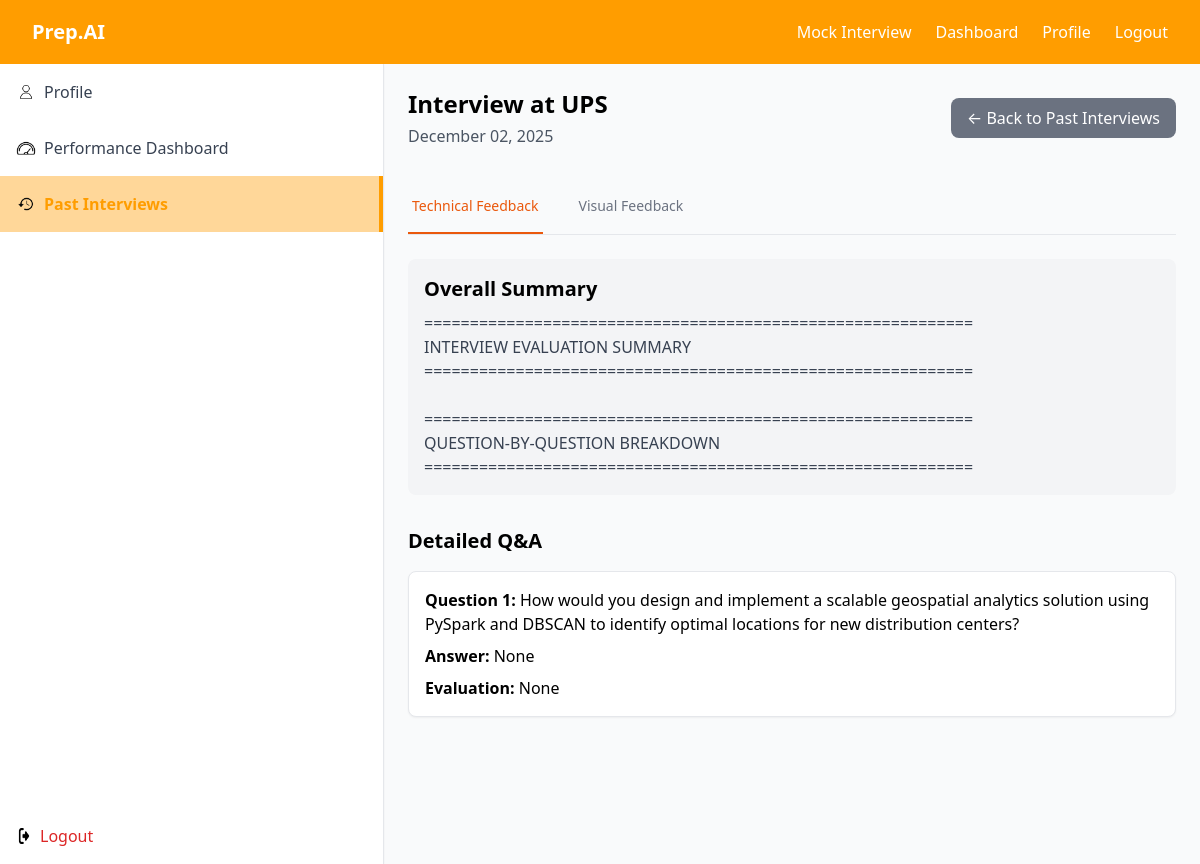
The app's page /interview/feedback/35/ (signed in) with its own data.
### backend/models.py (models this page shows, shortened)
class CompletedInterview(models.Model):
	interview = models.OneToOneField('Interview', on_delete=models.CASCADE)
	user = models.ForeignKey(User, on_delete=models.CASCADE)
	transcript = models.TextField()
	summary = models.TextField(null=True, blank=True)
	evaluation_results = models.JSONField(null=True, blank=True)  # Full structured evaluation JSON
	overall_score = models.FloatField(null=True, blank=True)
	technical_reasoning_avg = models.FloatField(null=True, blank=True)
	accuracy_avg = models.FloatField(null=True, blank=True)
	confidence_avg = models.FloatField(null=True, blank=True)
	problem_solving_avg = models.FloatField(null=True, blank=True)
	flow_avg = models.FloatField(null=True, blank=True)
	video_file = models.FileField(upload_to='interview_videos/', null=True, blank=True, help_text='Compressed video recording of the interview')
	video_duration_seconds = models.PositiveIntegerField(null=True, blank=True, help_text='Duration of the video recording in seconds')
	visual_feedback = models.TextField(null=True, blank=True, help_text='Visual behavior analysis feedback from video')
	completed_at = models.DateTimeField(auto_now_add=True)

class Interview(models.Model):
	user = models.ForeignKey(User, on_delete=models.CASCADE, related_name="interviews")
	company = models.CharField(max_length=255)
	job_description = models.CharField(max_length=2000,blank=True)
	resume = models.ForeignKey(Resume, on_delete=models.SET_NULL, null=True, blank=True)
	created_at = models.DateTimeField(auto_now_add=True)

### backend/views.py (the view)
# urls.py: path('interview/feedback/<int:completed_id>/', interview_feedback, name='interview_feedback'),
@login_required
def interview_feedback(request, completed_id):
    completed = get_object_or_404(CompletedInterview, id=completed_id, user=request.user)
    try:
        transcript = json.loads(completed.transcript)
    except Exception:
        transcript = []
    return render(request, "interview_feedback.html", {
        "completed": completed,
        "transcript": transcript
    })

### backend/templates/interview_feedback.html (shortened to what this page needs)
{% extends "base.html" %}
{% load static %}
{% block content %}
<div class="flex">
  <aside class="h-screen sticky top-16 border-r shadow-sm hidden md:flex flex-col justify-between bg-white sidenav w-64">
    <div>
      <a href="{% url 'profile' %}">
        <div class="flex items-center gap-2 px-4 py-4 hover:bg-gray-100 bg-white">
          <img src="{% static 'backend/images/profile.png' %}" alt="Profile" class="w-5 h-auto" />
          <span class="text-gray-700">Profile</span>
        </div>
      </a>
      <div class="flex items-center gap-2 px-4 py-4 hover:bg-gray-100 cursor-pointer">
        <img src="{% static 'backend/images/dashboard.png' %}" alt="Dashboard" class="w-5 h-auto" />
        <span class="text-gray-700">Performance Dashboard</span>
      </div>
      <a href="{% url 'past_interviews' %}">
        <div class="flex items-center gap-2 px-4 py-4 bg-white border-r-4 sidenav-active-item">
          <img src="{% static 'backend/images/past.png' %}" alt="Past" class="w-5 h-auto" />
          <span class="sidenav-active-text font-semibold">Past Interviews</span>
        </div>
      </a>
    </div>
    <div class="p-4">
      <a href="{% url 'account_logout' %}"
         onclick="return confirm('Are you sure you want to log out?');"
         class="flex items-center gap-2 text-red-600 hover:text-red-800 transition">
        <img src="{% static 'backend/images/logout.png' %}" alt="Logout" class="w-4 h-4" />
        Logout
      </a>
    </div>
  </aside>
  <div class="flex-1 p-6">
    <div class="flex items-center justify-between mb-8">
      <div>
        <h2 class="text-2xl font-bold">Interview at {{ completed.interview.company }}</h2>
        <p class="text-gray-600 mt-1">
          {{ completed.completed_at|date:"F d, Y" }}
        </p>
      </div>
      <a href="{% url 'past_interviews' %}" class="bg-gray-500 text-white px-4 py-2 rounded-lg hover:bg-gray-600 transition-colors">
        ← Back to Past Interviews
      </a>
    </div>
    <div class="border-b border-gray-200 mb-6">
      <nav class="flex space-x-8" aria-label="Tabs">
        <button id="technicalTab"
                class="tab-button active border-b-2 border-orange-500 py-4 px-1 text-sm font-medium text-orange-600"
                onclick="switchTab('technical')">
          Technical Feedback
        </button>
        <button id="visualTab"
                class="tab-button border-b-2 border-transparent py-4 px-1 text-sm font-medium text-gray-500 hover:text-gray-700 hover:border-gray-300"
                onclick="switchTab('visual')">
          Visual Feedback
        </button>
      </nav>
    </div>
    <div id="technicalContent" class="tab-content">
      <div class="mb-8 p-4 bg-gray-100 rounded-lg">
        <h3 class="text-xl font-semibold mb-2">Overall Summary</h3>
        <p class="text-gray-700 whitespace-pre-line">{{ completed.summary }}</p>
      </div>
      <div>
        <h3 class="text-xl font-semibold mb-4">Detailed Q&A</h3>
        {% if transcript %}
          <div class="space-y-6">
            {% for qa in transcript %}
              <div class="border p-4 rounded-lg bg-white shadow-sm">
                <p><strong>Question {{ forloop.counter }}:</strong> {{ qa.question }}</p>
                <p class="mt-2"><strong>Answer:</strong> {{ qa.answer }}</p>
                <p class="mt-2"><strong>Evaluation:</strong> {{ qa.evaluation }}</p>
              </div>
            {% endfor %}
          </div>
        {% else %}
          <p>No transcript data available.</p>
        {% endif %}
      </div>
    </div>
  </div>
</div>
{% endblock %}

### backend/static/backend/css/style.css (style rules this page uses)
.sidenav { background-color: #fff !important; width: 24rem; }
.sidenav-active-item { background-color: #ffd799 !important; border-right: 4px solid #FF9D00 !important; }
.sidenav-active-text { color: #FF9D00 !important; }

### backend/templates/interview_feedback.html (style rules this page uses)
.tab-button { transition: all 0.2s ease-in-out; cursor: pointer; }
.tab-button.active { color: #ea580c; border-color: #ea580c; }

### records on screen
CompletedInterview: interview.company "UPS", completed_at "December 02, 2025", summary "============================================================ INTERVIEW EVALUATION SUMMARY ============================================================ ============================================================ QUESTION-BY-QUESTION BREAKDOWN ============================================================"

### other values on screen
{{ qa.question }} "How would you design and implement a scalable geospatial analytics solution using PySpark and DBSCAN to identify optimal locations for new distribution centers?"
{{ qa.answer }} "None"
{{ qa.evaluation }} "None"
